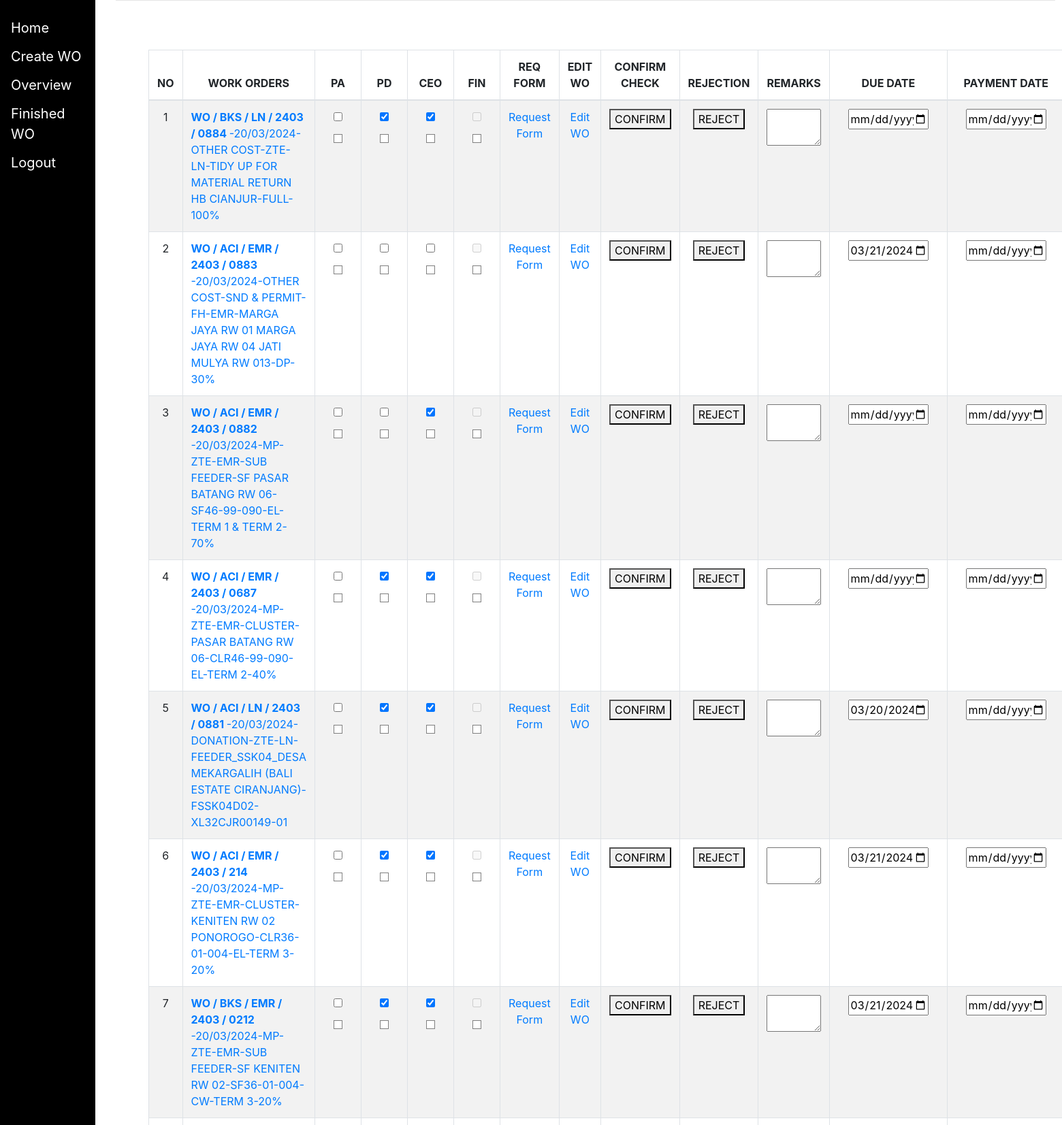
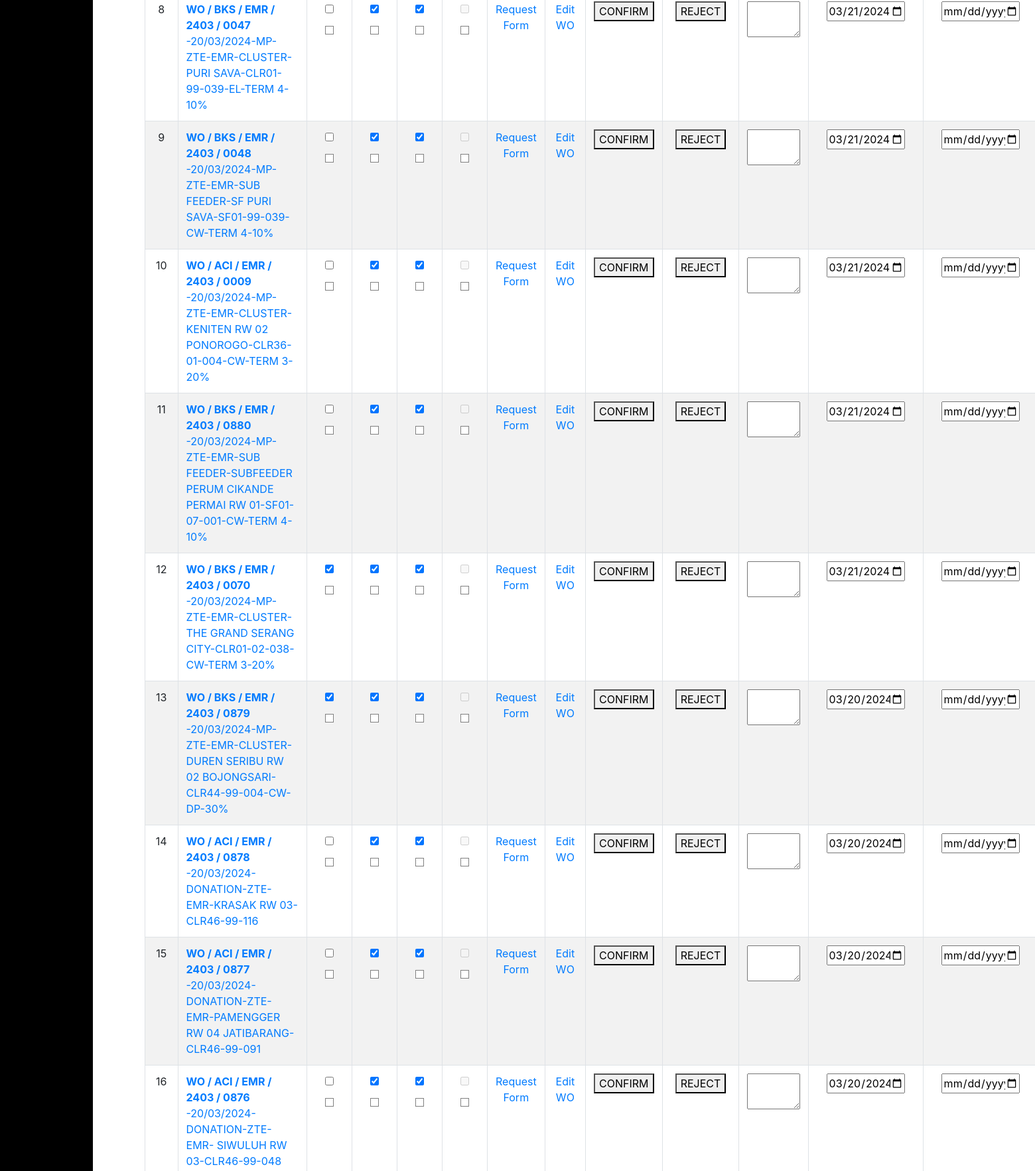
/overview/ (signed in, upper part), run on the app's committed database (2 pictures, top to bottom).
### myapp/models.py (models this page shows, shortened)
class WorkOrder(models.Model):
    company = models.CharField(blank = True, max_length = 100, default ="")
    pricing_type = models.CharField(blank = True, max_length = 100, default ="")
    otherCost = models.CharField(blank = True, max_length = 100, default ="")
    ceoCheck = models.BooleanField(default = False)
    rightHandCheck = models.BooleanField(default = False)
    personalAssistantCheck = models.BooleanField(default = False)
    financeCheck = models.BooleanField(default = False)
    ceoReject = models.BooleanField(default = False)
    rightHandReject = models.BooleanField(default = False)
    personalAssistantReject = models.BooleanField(default = False)
    financeReject = models.BooleanField(default = False)
    extendable = models.BooleanField(default = False)
    remarksOverview = models.CharField(blank = True, max_length = 100, default ="")
    wo_date = models.DateField(blank = True, default=timezone.now)
    shortdate = models.CharField(max_length=100, blank = True, default = "")
    wo_number = models.CharField(max_length=100, blank = True, default = "")
    request_by = models.CharField(max_length = 100, blank = True, default = "")
    category = models.CharField(max_length=100, blank = True, default = "")
    project = models.CharField(max_length=100, blank = True, default = "")
    bank = models.CharField(max_length=100, blank = True, default = "")
    customer = models.CharField(max_length=100, blank = True, default = "")
    account_name = models.CharField(max_length=100, blank = True, default = "")
    department = models.CharField(max_length=100, blank = True, default = "")
    account_number = models.CharField(max_length=100, blank = True, default = "")
    region = models.CharField(max_length=100, blank = True, default = "" )
    phone_number = models.CharField(max_length=100, blank = True, default = "")
    city = models.CharField(max_length=100, blank = True, default = "")
    npwp = models.CharField(max_length=100, blank = True, default = "")
    clusterName = models.CharField(max_length = 100 ,default ="", blank = True)
    siteId = models.CharField(max_length = 100,default ="", blank = True)
    type = models.CharField(max_length =100 , default ="", blank = True)
    workType = models.CharField(max_length =100 , default ="", blank = True)
    hp = models.CharField(max_length = 100,default ="", blank = True)
    odbId = models.CharField(max_length = 100,default ="", blank = True)
    suffixId = models.CharField(max_length = 100,default ="", blank = True)
    workOrder = models.ManyToManyField(ScopeOfWork, blank = True)
    grandTotalActual = models.FloatField(default = 0, blank = True)
    grandTotalBoq = models.FloatField(default = 0, blank = True)
    hpD = models.CharField(max_length = 100, default = "", blank = True, )
    amountD = models.CharField(max_length = 100, default = "", blank = True)
    unitPriceD =  models.CharField(max_length = 100, default = "", blank = True)
    remarkD =  models.CharField(max_length = 100,default ="", blank = True)
    remarks1 = models.CharField(max_length = 100,default ="", blank = True)
    remarks2 = models.CharField(max_length = 100,default ="", blank = True)
    totalAmount = models.FloatField(default = 0, blank = True)
    paymentTerm = models.CharField(max_length = 100,default ="", blank = True)
    termPercentage = models.CharField(max_length = 100,default ="", blank = True)
    termAmount = models.FloatField(default = 0, blank = True)
    termRemark = models.CharField(max_length = 100,default ="", blank = True)
    paymentTax = models.CharField(max_length = 100,default ="", blank = True)
    taxPercentage = models.CharField(max_length = 100,default ="", blank = True)
    taxAmount = models.FloatField(default = 0, blank = True)
    taxRemark = models.CharField(max_length = 100,default ="", blank = True)
    deductions = models.ManyToManyField(Deduction, blank=True)
    finalGrandTotal = models.FloatField(default = 0, blank = True)
    paymentInformation = models.ManyToManyField(Payment, blank=True)
    team_list = models.FileField(upload_to='team_list/' , blank=True, null=True)
    picture_of_team = models.FileField(upload_to='picture_of_team/' , blank=True, null=True)
    checklist_boq_actual_attachment = models.FileField(upload_to='checklist_boq_actual_attachment/' , blank=True, null=True)
    cover_acceptance_attachment = models.FileField(upload_to='cover_acceptance_attachment/' , blank=True, null=True)
    cover_opm_attachment = models.FileField(upload_to='cover_opm_attachment/' , blank=True, null=True)
    fac_certificate = models.FileField(upload_to='fac_certificate/' , blank=True, null=True)
    no_issue_agreement = models.FileField(upload_to='no_issue_agreement/' , blank=True, null=True)
    capture_approval = models.FileField(upload_to='capture_approval/' , blank=True, null=True)
    capture_drm = models.FileField(upload_to='capture_drm/' , blank=True, null=True)
    bak = models.FileField(upload_to='bak/' , blank=True, null=True)
    surat_izin =  models.CharField(max_length =100, default ="", blank = True)
    bap_open =  models.CharField(max_length =100, default ="", blank = True)
    form_survey =  models.CharField(max_length =100, default ="", blank = True)
    bap_snd =  models.CharField(max_length =100, default ="", blank = True)
    layout =  models.CharField(max_length =100, default ="", blank = True)
    invoice = models.FileField(upload_to='invoice/' , blank=True, null=True)
    scopeOfWorkCount = models.IntegerField(default = 0, blank = True)
    deductionCount = models.IntegerField(default = 0, blank = True)
    paymentCount = models.IntegerField(default = 0, blank = True)
    proofOfPayment = models.FileField(upload_to='proof_of_payment/' , blank=True, null=True)
    paymentDate = models.DateField(blank = True, default=None , null = True)
    dueDate =  models.DateField(blank = True, default=None , null = True)
    def wo_string(self):
        wo_date_str = self.wo_date.strftime('%Y-%m-%d') if self.wo_date else ''
        category_str = self.category if self.category else ''
        project_str = self.project if self.project else ''
        customer_str = self.customer if self.customer else ''
        type_str = self.type if self.type else ''
        cluster_name_str = self.clusterName if self.clusterName else ''
        siteid_str = self.siteId if self.siteId else ''
        odbid_str = self.odbId if self.odbId else ''
        worktype_str = self.workType if self.workType else ''
        suffixid_str = self.suffixId if self.suffixId else ''
        payment_term_str = self.paymentTerm if self.paymentTerm else ''
        term_percentage_str = str(self.termPercentage) if self.termPercentage else ''
        shortdate_str = self.shortdate if self.shortdate else ''
        wo_number_str = str(self.wo_number) if self.wo_number else ''
        company_str = self.company.upper() if self.company else ''
        project_str = self.project if self.project else ''
        other_cost_str = self.otherCost if self.otherCost else ''
        wo_num = f" <strong>WO / {company_str} / {project_str} / {shortdate_str} / {wo_number_str} </strong>"
        parts = [wo_num, convertDate(wo_date_str),category_str ,other_cost_str,customer_str,project_str ,type_str,cluster_name_str,siteid_str,odbid_str,suffixid_str,worktype_str , payment_term_str, term_percentage_str]
        returnString = '-'.join(part for part in parts if part)
        return returnString

### myapp/views.py (the view, shortened to what this page needs)
# urls.py: path("overview/", views.overview, name='overview'),
@login_required
def overview(request):
    work_order_list = WorkOrder.objects.filter(
        Q(ceoCheck=False) |
        Q(rightHandCheck=False) |
        Q(personalAssistantCheck=False) |
        Q(financeCheck=False) |
        Q(proofOfPayment = '')
    ).order_by('-id')
    paginator = Paginator(work_order_list, 20)
    page_number = request.GET.get('page')
    page_obj = paginator.get_page(page_number)
    current_page = int(page_number) if page_number else 1
    starting_index = (current_page - 1) * 20
    context = {
        'page_obj': page_obj,
        'is_ceo': request.user.groups.filter(name='CEO').exists(),
        'is_rightHand': request.user.groups.filter(name='rightHand').exists(),
        'is_pa': request.user.groups.filter(name='Personal Assistant').exists(),
        'is_finance': request.user.groups.filter(name='Finance').exists(),
        'starting_index' : starting_index,
    }
    return render(request, 'overview.html', context)

### myapp/models.py (called while the page is built)
def convertDate(date_str):
    try:
        date_obj = datetime.strptime(date_str, "%Y-%m-%d")
        return date_obj.strftime("%d/%m/%Y")
    except ValueError:
        return "Invalid date format"

### myapp/templates/overview.html (shortened to what this page needs)
{% extends 'base.html' %}
{% block content %}
  {% if user.is_authenticated %}
        <div class="col-lg-14 mx-auto">
            <div class="card-body p-5 bg-white rounded">
              <div >
                  <table id="example"class="table table-striped table-bordered">
                    <thead>
                      <tr>
                        <th>NO</th>
                        <th>WORK ORDERS</th>
                        <th>PA</th>
                        <th>PD</th>
                        <th>CEO</th>
                        <th>FIN</th>
                        <th>REQ FORM</th>
                        <th>EDIT WO</th>
                        <th>CONFIRM CHECK</th>
                        <th>REJECTION</th>
                        <th>REMARKS</th>
                        <th>DUE DATE</th>
                        <th>PAYMENT DATE</th>
                      </tr>
                    </thead>
                    <tbody>
                      {% for order in page_obj %}
                      <form method = "post" enctype="multipart/form-data">
                        <tr>
                          <td>
                            {{ forloop.counter|add:starting_index }}
                           </td>
                          <td>
                            <a href="{% url 'view_wo' order.id order.category order.company order.project%}">{{ order.wo_string | safe }}</a>
                          </td>
                          <td>
                            <label class="container">
                              <input type="checkbox" {%if is_pa%}name="paCheck"{%endif%} {% if order.personalAssistantCheck %}checked="checked"{% endif %} {% if not is_pa %}disabled{% endif %}>
                            </label>
                            <label class="custom-checkbox">
                              <span class="checkmark"></span>
                            </label>
                          </td>
                          <td>
                            <label class="container">
                              <input type="checkbox" {%if is_rightHand%}name="rightHandCheck"{%endif%}{% if order.rightHandCheck %}checked="checked"{% endif %} {% if not is_rightHand %}disabled{% endif %}>
                            </label>
                              <label class="custom-checkbox">
                                <span class="checkmark">
                                </span>
                            </label>
                          </td>
                          <td>
                            <label class="container">
                              <input type="checkbox" {%if is_ceo%}name="ceoCheck"{%endif%}{% if order.ceoCheck %}checked="checked"{% endif %} {% if not is_ceo %}disabled{% endif %}>
                            </label>
                            <label class="custom-checkbox">
                              <span class="checkmark"></span>
                            </label>
                          </td>
                          <td>
                            <label class="container">
                              <input type="checkbox" name="financeCheck"
                              {% if not is_finance or not order.ceoCheck or not order.rightHandCheck or not order.personalAssistantCheck or not order.paymentDate %}disabled{% endif %}>
                            </label>
                            <label class="custom-checkbox">
                              <span class="checkmark"></span>
                            </label>
                            </td>
                          <td>
                            <a href="{% url 'request_form' order.id order.category order.company order.project %}">Request Form</a>
                          </td>
                          <td>
                            <a href="{% url 'edit_wo' order.id order.category order.project%}">Edit WO</a>
                          </td>
                          <td>
                            <button type="submit" name="action" value="confirm" class="action-btn" data-orderId = "{{order.id}}" > CONFIRM </button>
                          </td>
                          <td>
                            <button type="submit" name="action" value="reject"class="action-btn" data-orderId="{{order.id}}"> REJECT </button>
                          </td>
                          <td>
                            {% if is_pa or is_rightHand or is_ceo or is_finance %}
                              <textarea name="remarksOverview" style="width: 100%;">{{ order.remarksOverview }}</textarea>
                            {% else %}
                              <textarea name="remarksOverview" disabled style="width: 100%;">{{ order.remarksOverview }}</textarea>
                            {% endif %}
                          </td>
                          <td>
                            <input style="width: 80%;" type ="date" id ="dueDate" name ="dueDate" value ="{{order.dueDate |date:'Y-m-d'}}">
                           </td>
                          <td>
                            <input style="width: 80%;" type ="date" id ="paymentDate" name ="paymentDate" value ="{{order.paymentDate |date:'Y-m-d'}}">
                           </td>
                        </tr>
                      </form>
                       {% endfor %}
                    </tbody>
                </table>
      </div>
    </div>
  {% else %}
    {% with 'login' as login_url %}
      {% load static %}
      {% load i18n %}
      {% load tz %}
    {% endwith %}
  {% endif %}
{% endblock %}

### myapp/templates/base.html (shortened to what this page needs)
<!DOCTYPE html>
<html lang="en">
<head>
    <link rel="stylesheet" href="https://stackpath.bootstrapcdn.com/bootstrap/4.5.2/css/bootstrap.min.css">
</head>
<body>
  <div class="sidenav">
    <a href="/home">Home</a>
    <a href="/create_wo">Create WO</a>
    <a href="/overview"> Overview </a>
    <a href="/finished_wo"> Finished WO </a>
    <a href="/logout"> Logout </a>
  </div>
  <div class="main">
    <div class="row justify-content-center">
      <div class="col-12">
        {% block content %}
        {% endblock %}
      </div>
    </div>
  </div>
  </div>
</body>
</html>

### myapp/templates/base.html (style rules this page uses)
.sidenav { height: 100%; width: 140px; position: fixed; z-index: 1; top: 0; left: 0; background-color: black; overflow-x: hidden; padding-top: 20px; }
.sidenav a { padding: 6px 8px 6px 16px; text-decoration: none; font-size: 20px; color: white; display: block; }
.main { margin-left: 160px; padding: 0px 10px; }

### myapp/templates/overview.html (style rules this page uses)
.custom-checkbox { display: inline-block; cursor: pointer; }
.custom-checkbox .checkmark { display: inline-block; width: 13px; height: 13px; background: #fff; border: 1px solid grey; position: relative; transition: background 0.3s, border-color 0.3s; }
#example th { text-align: center; }
#example td:nth-child(1) { text-align: center; width: 4%; }
#example td:nth-child(2) { text-align: left; width: 15%; }
#example td:nth-child(3) { text-align: center; width: 2%; }
#example td:nth-child(4) { text-align: center; width: 2%; }
#example td:nth-child(5) { text-align: center; width: 2%; }
#example td:nth-child(6) { text-align: center; width: 5%; }
#example td:nth-child(7) { text-align: center; width: 8%; }
#example td:nth-child(8) { text-align: center; width: 5%; }
#example td:nth-child(9) { text-align: center; width: 5%; }
#example td:nth-child(10) { text-align: center; width: 5%; }
#example td:nth-child(11) { text-align: center; width: 100%; }
#example td:nth-child(12) { text-align: center; width: 5%; }
#example td:nth-child(13) { text-align: center; width: 5%; }

### data on the page
WorkOrder: wo_string "WO / BKS / LN / 2403 / 0884 -20/03/2024-OTHER COST-ZTE-LN-TIDY UP FOR MATERIAL RETURN HB CIANJUR-FULL-100%", rightHandCheck "☑", ceoCheck "☑"
WorkOrder: wo_string "WO / ACI / EMR / 2403 / 0883 -20/03/2024-OTHER COST-SND & PERMIT-FH-EMR-MARGA JAYA RW 01 MARGA JAYA RW 04 JATI MULYA RW 013-DP-30%", dueDate "03/21/2024"
WorkOrder: wo_string "WO / ACI / EMR / 2403 / 0882 -20/03/2024-MP-ZTE-EMR-SUB FEEDER-SF PASAR BATANG RW 06-SF46-99-090-EL-TERM 1 & TERM 2-70%", ceoCheck "☑"
WorkOrder: wo_string "WO / ACI / EMR / 2403 / 0687 -20/03/2024-MP-ZTE-EMR-CLUSTER-PASAR BATANG RW 06-CLR46-99-090-EL-TERM 2-40%", rightHandCheck "☑", ceoCheck "☑"
WorkOrder: wo_string "WO / ACI / LN / 2403 / 0881 -20/03/2024-DONATION-ZTE-LN-FEEDER_SSK04_DESA MEKARGALIH (BALI ESTATE CIRANJANG)-FSSK04D02-XL32CJR00149-01", rightHandCheck "☑", ceoCheck "☑", dueDate "03/20/2024"
WorkOrder: wo_string "WO / ACI / EMR / 2403 / 214 -20/03/2024-MP-ZTE-EMR-CLUSTER-KENITEN RW 02 PONOROGO-CLR36-01-004-EL-TERM 3-20%", rightHandCheck "☑", ceoCheck "☑", dueDate "03/21/2024"
WorkOrder: wo_string "WO / BKS / EMR / 2403 / 0212 -20/03/2024-MP-ZTE-EMR-SUB FEEDER-SF KENITEN RW 02-SF36-01-004-CW-TERM 3-20%", rightHandCheck "☑", ceoCheck "☑", dueDate "03/21/2024"
WorkOrder: wo_string "WO / BKS / EMR / 2403 / 0047 -20/03/2024-MP-ZTE-EMR-CLUSTER-PURI SAVA-CLR01-99-039-EL-TERM 4-10%", rightHandCheck "☑", ceoCheck "☑", dueDate "03/21/2024"
WorkOrder: wo_string "WO / BKS / EMR / 2403 / 0048 -20/03/2024-MP-ZTE-EMR-SUB FEEDER-SF PURI SAVA-SF01-99-039-CW-TERM 4-10%", rightHandCheck "☑", ceoCheck "☑", dueDate "03/21/2024"
WorkOrder: wo_string "WO / ACI / EMR / 2403 / 0009 -20/03/2024-MP-ZTE-EMR-CLUSTER-KENITEN RW 02 PONOROGO-CLR36-01-004-CW-TERM 3-20%", rightHandCheck "☑", ceoCheck "☑", dueDate "03/21/2024"
WorkOrder: wo_string "WO / BKS / EMR / 2403 / 0880 -20/03/2024-MP-ZTE-EMR-SUB FEEDER-SUBFEEDER PERUM CIKANDE PERMAI RW 01-SF01-07-001-CW-TERM 4-10%", rightHandCheck "☑", ceoCheck "☑", dueDate "03/21/2024"
WorkOrder: wo_string "WO / BKS / EMR / 2403 / 0070 -20/03/2024-MP-ZTE-EMR-CLUSTER-THE GRAND SERANG CITY-CLR01-02-038-CW-TERM 3-20%", personalAssistantCheck "☑", rightHandCheck "☑", ceoCheck "☑", dueDate "03/21/2024"
WorkOrder: wo_string "WO / BKS / EMR / 2403 / 0879 -20/03/2024-MP-ZTE-EMR-CLUSTER-DUREN SERIBU RW 02 BOJONGSARI-CLR44-99-004-CW-DP-30%", personalAssistantCheck "☑", rightHandCheck "☑", ceoCheck "☑", dueDate "03/20/2024"
WorkOrder: wo_string "WO / ACI / EMR / 2403 / 0878 -20/03/2024-DONATION-ZTE-EMR-KRASAK RW 03-CLR46-99-116", rightHandCheck "☑", ceoCheck "☑", dueDate "03/20/2024"
WorkOrder: wo_string "WO / ACI / EMR / 2403 / 0877 -20/03/2024-DONATION-ZTE-EMR-PAMENGGER RW 04 JATIBARANG-CLR46-99-091", rightHandCheck "☑", ceoCheck "☑", dueDate "03/20/2024"
WorkOrder: wo_string "WO / ACI / EMR / 2403 / 0876 -20/03/2024-DONATION-ZTE-EMR- SIWULUH RW 03-CLR46-99-048", rightHandCheck "☑", ceoCheck "☑", dueDate "03/20/2024"
